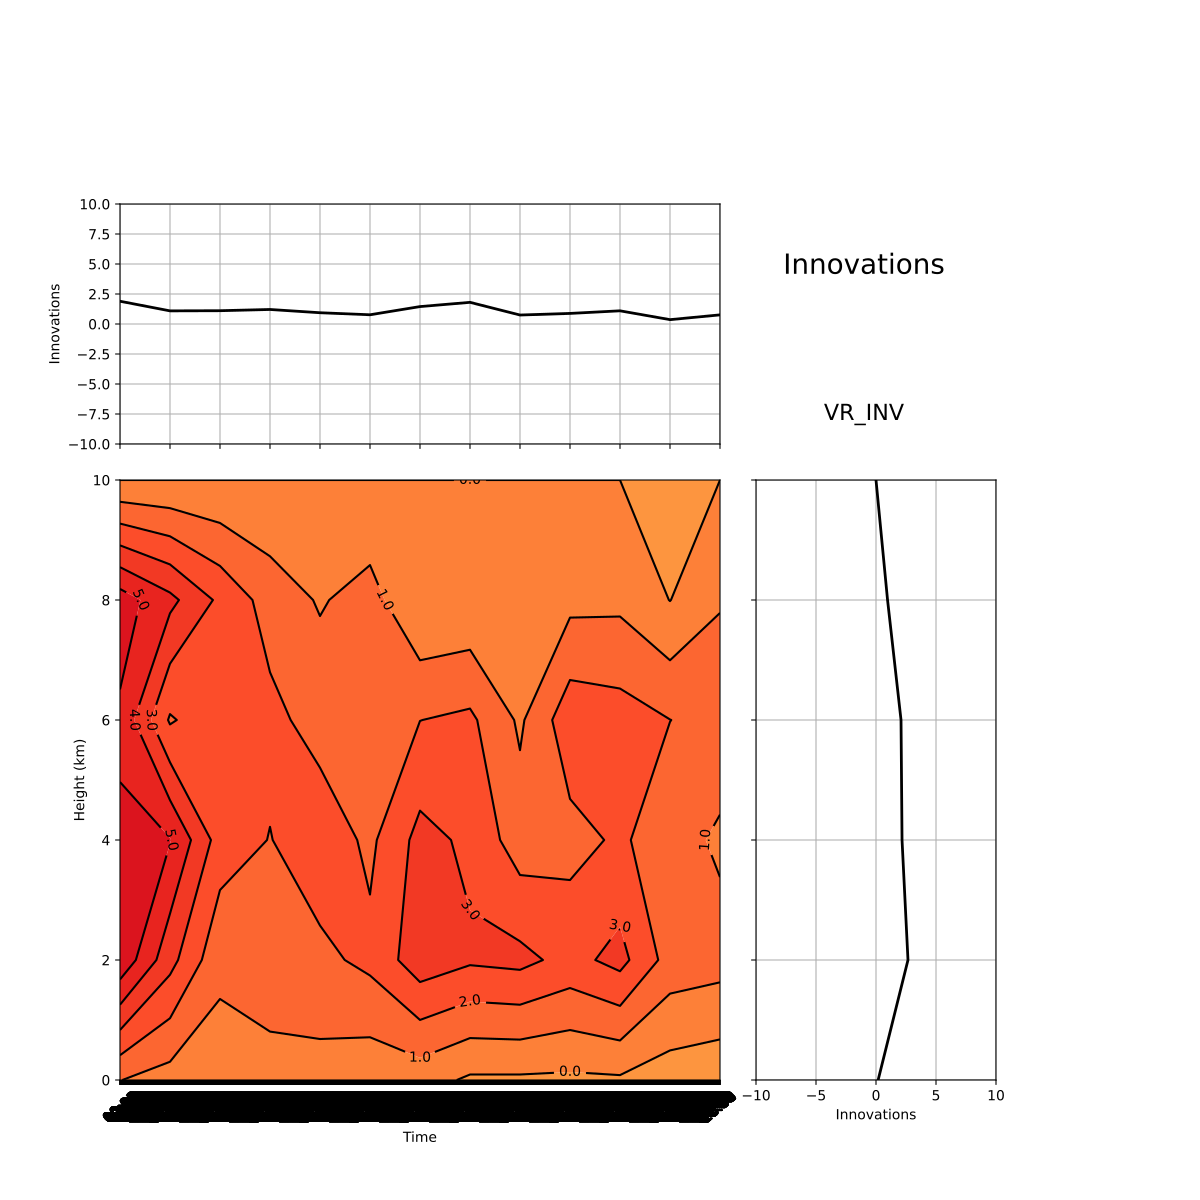

The Python source for this figure:
#!/usr/bin/env python

from optparse import OptionParser
import sys
import os
import numpy as N
import datetime as DT 
import netCDF4 as ncdf
import glob
import pylab as P
from datetime import datetime
import matplotlib.cm as cm
import matplotlib.ticker as ticker
import matplotlib.dates as mdates
from scipy import ndimage

from Plotting.cbook2 import nice_mxmnintvl, nice_clevels

_bin_delta = 1
zbins = 2000. * N.arange(6)
radar_hgt = 373.

_prior_files = "Prior_*"
_plotfilename = "VR_Innovations"

_cmin, _cmax = -10., 10.

variable = "VR"   # valid variables:  VR, REFL

sec_utime = "seconds since 1970-01-01 00:00:00"
auto_clevels = True

# definitions for the plot layout with multiple panels
left, width = 0.1, 0.5
bottom, height = 0.1, 0.5
bottom_h = left_h = left+width+0.03

rectC = [left, bottom, width, height]
rectX = [left, bottom_h, width, 0.2]
rectY = [left_h, bottom, 0.2, height]

kernel = N.array([[1,2,1],
                  [-2,0,-2],
                  [1,-2,1]])

## settings for plots - makes them look nicer
import matplotlib as mpl
import matplotlib.pyplot as plt
plt.rc('xtick', labelsize=14) 
plt.rc('ytick', labelsize=14) 
plt.rc('axes', labelsize=14, titlesize=18) 
mpl.rcParams.update({"axes.grid" : False, "grid.color": "0.6",  'grid.linestyle':':',
                    'grid.linewidth':1, 'axes.labelweight':'bold', 'legend.framealpha':1.0})

def smfnc(x):
    return ndimage.gaussian_filter(x, sigma=0.75)
    
# ------------------------------------------------------------------------------------------
# Search functions  each returns a boolean array of T/F with the same dimensions as field

def getIndexVariable(field, variable):
    return (field == variable)
    
def getIndexGreaterThan(field, value):
    return ( field > value )
    
def getIndexLessThan(field, value):
    return ( field < value )
    
def getIndexGreaterThanOrEqual(field, value):
    return ( field >= value )
    
def getIndexLessThanOrEqual(field, value):
    return ( field <= value )

def getIndexEqual(field, value):
    return ( field == value )

def getIndexNotEqual(field, value):
    return ( field != value )

#####################################################################################################
# Main program

if __name__ == "__main__":

    print("\n<<<<<===========================================================================================>>>>>>")
    print("\n\n    INNOVATION PLOTS       \n\n ")

    usage = "usage: %prog [options] arg"
    parser = OptionParser(usage)

    parser.add_option("-d",  "--dir",    dest="dir",  type="string", help="Name of directory where Prior files are")
    parser.add_option("-t",  "--title",  dest="title", type="string", help="Name of plot and used as the name of the outputfile")
    parser.add_option(       "--noshow",  dest="noshow", default=False, action="store_true", help="Turn off screen plotting")

    (options, args) = parser.parse_args()

    if options.dir:
      dirname = os.path.join(options.dir,_prior_files)
    else:
      print("\n  ====>  No directory supplied, using %s as prefix \n" % _prior_files)
      dirname = os.path.join("./",_prior_files)

    if options.title:
      plotfilename = options.title
    else:
      plotfilename = _plotfilename

    file_list = glob.glob(dirname)
    file_list = sorted(file_list,key=os.path.getmtime)
    print(file_list)

    print("\nFirst file:  %s" % file_list[0])
    print("Last file:   %s\n" % file_list[-1])

    bin_delta = _bin_delta

    nbins = len(file_list) // bin_delta
    CR_TZ = N.zeros((zbins.size,nbins))
    CR_T  = N.zeros((nbins))
    CR_Z  = N.zeros((zbins.size))
    IN_TZ = N.zeros((zbins.size,nbins))
    IN_T  = N.zeros((nbins))
    IN_Z  = N.zeros((zbins.size))
    m = -1
    
    fig = P.figure(figsize=(12,12))
    fig.text(0.72, 0.72, "\n\nInnovations", size=20, va="baseline", ha="center", multialignment="center", weight='bold')
    fig.text(0.72, 0.65, plotfilename, size=16, va="baseline", ha="center", multialignment="center")

    print("\n 2D INNOVATION CALCULATIONS......\n")
    
    datebins = []

    for n, file in enumerate(file_list):

        f = ncdf.Dataset(file)

        if n % bin_delta == 0:
        
            HxfL     = []
            depL     = []
            errorL   = []
            secsL    = []
            zL       = []
            kindL    = []

        HxfL.append(f.variables["Hxf"][:])
        zL.append(f.variables["z"][:] - radar_hgt)
        depL.append( f.variables["value"][:] - f.variables["Hxfbar"][:] )
        secsL.append(f.variables["secs"][:])
        errorL.append(N.sqrt(f.variables["error"][:]))
        kindL.append(ncdf.chartostring(f.variables["type"][:]))

        if n % bin_delta == bin_delta-1:
            Hxf   = N.concatenate(HxfL, axis=0)
            z     = N.concatenate(zL, axis=0)
            dep   = N.concatenate(depL, axis=0)
            secs  = N.concatenate(secsL, axis=0)
            error = N.concatenate(errorL, axis=0)
            kind  = N.concatenate(kindL, axis=0)
            datebins.append(DT.datetime.utcfromtimestamp(secs.mean()))
            #datebins.append((ncdf.num2date(secs[1],units=sec_utime)).strftime("%Y%m%d%H%M%S"))

            m = m + 1

            index_kind  = getIndexVariable(kind,variable)
       
            for k in N.arange(zbins.size-1):
                index1                = getIndexGreaterThanOrEqual(z, zbins[k])
                index2                = getIndexLessThan(z, zbins[k+1])
                index                 = index_kind & index1 & index2
                if N.sum(index == True) > 2: 
                    d           = dep[index]
                    obs_var     = error[index]
                    Hxftmp      = Hxf[index,:]
                    sdHxf       = Hxftmp.std(ddof=1, axis=1).mean()
                    fcst_msi    = N.mean((d - d.mean())**2)
                    consi_ratio = (obs_var[1]**2 + sdHxf**2) / fcst_msi
                    print("%s  NOBS: %5.5d    %3.3s: %3.1f  ZBIN:  %f  %f  RMSI: %6.3f  M-Innov: %7.3f  Spread: %6.3f  CRatio: %7.4f " \
                    % (file[-22:-3], d.size, "VR", obs_var[1], zbins[k], zbins[k+1], \
                    N.sqrt(fcst_msi), d.mean(), N.sqrt(obs_var[1]**2 + sdHxf**2), consi_ratio))
                    CR_TZ[k,m] = consi_ratio
                    IN_TZ[k,m] = d.mean()
          
        f.close()

# Plotting

    axC = P.axes(rectC)

    zmin, zmax, cint = nice_mxmnintvl(zbins.min()/1000., zbins.max()/1000., outside=True, cint=1.0)
    zmin = 0.0

    if auto_clevels:
        cmin, cmax, cint, clevels = nice_clevels(-10., 10, outside=False, cint = 1.0)
    else:
        clevels = N.arange(spread_limits[0], spread_limits[1], spread_limits[2])

    cs1=axC.contourf(datebins, zbins/1000., IN_TZ, clevels, cmap='YlOrRd')
    cs2=axC.contour(datebins,  zbins/1000., IN_TZ, cs1.levels, colors='k')

    start = datebins[0]
    end   = datebins[-1]
    
    nticks_approx = 8
    minute_interval = 5*round((end-start).seconds/(nticks_approx*60*5)) #find the best interval divisble by 5 based on nticks
    
    axC.set_xlim(start, end)
    axC.set_ylim(zmin,zmax)
    
    maj_loc = mdates.MinuteLocator(interval=minute_interval)
    axC.xaxis.set_major_locator(maj_loc)
    dateFmt = mdates.DateFormatter('%H:%M')
    axC.xaxis.set_major_formatter(dateFmt)
    
    labels = axC.get_xticklabels()
    P.setp(labels, rotation=40, fontsize=12)
    
    axC.clabel(cs2, inline=1, fontsize=10, fmt="%1.1f")
    axC.set_ylabel("Height (km)", weight='bold')
    axC.set_xlabel("Time (UTC)",weight='bold')

#===================================================================================================
# time series Innovations

    print("\n TIME-SERIES INNOVATION CALCULATIONS......\n")

    datebins = []
    m = -1

    for n, file in enumerate(file_list):

        f = ncdf.Dataset(file)

        if n % bin_delta == 0:
        
            HxfL     = []
            depL     = []
            errorL   = []
            secsL    = []
            zL       = []
            kindL    = []

        HxfL.append(f.variables["Hxf"][:])
        zL.append(f.variables["z"][:] - radar_hgt)
        depL.append( f.variables["value"][:] - f.variables["Hxfbar"][:] )
        secsL.append(f.variables["secs"][:])
        errorL.append(N.sqrt(f.variables["error"][:]))
        kindL.append(ncdf.chartostring(f.variables["type"][:]))

        if n % bin_delta == bin_delta-1:
            Hxf   = N.concatenate(HxfL, axis=0)
            z     = N.concatenate(zL, axis=0)
            dep   = N.concatenate(depL, axis=0)
            secs  = N.concatenate(secsL, axis=0)
            error = N.concatenate(errorL, axis=0)
            kind  = N.concatenate(kindL, axis=0)
            #datebins.append((ncdf.num2date(secs[1],units=sec_utime)).strftime("%Y%m%d%H%M%S"))
            datebins.append(DT.datetime.utcfromtimestamp(secs.mean()))

            m = m + 1

            index = getIndexVariable(kind,variable)
       
            if N.sum(index == True) > 2: 
                d           = dep[index]
                obs_var     = error[index]
                Hxftmp      = Hxf[index,:]
                sdHxf       = Hxftmp.std(ddof=1, axis=1).mean()
                fcst_msi    = N.mean((d - d.mean())**2)
                consi_ratio = (obs_var[1]**2 + sdHxf**2) / fcst_msi
                print("%s  NOBS: %5.5d    %3.3s: %3.1f  ZBIN:  %f  %f  RMSI: %6.3f  M-Innov: %7.3f  Spread: %6.3f  CRatio: %7.4f " \
                % (file[-22:-3], d.size, "VR", obs_var[1], 0.0, zbins.max(), \
                N.sqrt(fcst_msi), d.mean(), N.sqrt(obs_var[1]**2 + sdHxf**2), consi_ratio))
                CR_T[m] = consi_ratio
                IN_T[m] = d.mean()
      
        f.close()

# Plotting

    axX = P.axes(rectX)
#   cmin, cmax, cint = nice_mxmnintvl(CR_T.min(), CR_T.max(), outside=True, cint=1.0)  # Use this to get limits of the plot
    start = datebins[0]
    end   = datebins[-1]
    axX.plot(datebins, IN_T, lw=2.0, color='k')
    axX.set_xlim(start, end)
    axX.set_ylim(_cmin, _cmax)
    axX.set_xticklabels([])
    axX.set_ylabel("Innovations")
    axX.grid(True)

    maj_loc = mdates.MinuteLocator(interval=10)

#===================================================================================================
# Height Innovations
    
    print("\n ZBIN-D INNOVATION CALCULATIONS......\n")

    datebins = []
    m = -1
        
    HxfL     = []
    depL     = []
    errorL   = []
    secsL    = []
    zL       = []
    kindL    = []

    for n, file in enumerate(file_list):

        f = ncdf.Dataset(file)

        HxfL.append(f.variables["Hxf"][:])
        zL.append(f.variables["z"][:] - radar_hgt)
        depL.append( f.variables["value"][:] - f.variables["Hxfbar"][:] )
        secsL.append(f.variables["secs"][:])
        errorL.append(N.sqrt(f.variables["error"][:]))
        kindL.append(ncdf.chartostring(f.variables["type"][:]))

        f.close()

    Hxf   = N.concatenate(HxfL, axis=0)
    z     = N.concatenate(zL, axis=0)
    dep   = N.concatenate(depL, axis=0)
    secs  = N.concatenate(secsL, axis=0)
    error = N.concatenate(errorL, axis=0)
    kind  = N.concatenate(kindL, axis=0)

    index_kind  = getIndexVariable(kind,variable)

    for k in N.arange(zbins.size-1):
        index1                = getIndexGreaterThanOrEqual(z, zbins[k])
        index2                = getIndexLessThan(z, zbins[k+1])
        index                 = index_kind & index1 & index2
        if N.sum(index == True) > 2: 
            d           = dep[index]
            obs_var     = error[index]
            Hxftmp      = Hxf[index,:]
            sdHxf       = Hxftmp.std(ddof=1, axis=1).mean()
            fcst_msi    = N.mean((d - d.mean())**2)
            consi_ratio = (obs_var[1]**2 + sdHxf**2) / fcst_msi
            print("%s  NOBS: %5.5d    %3.3s: %3.1f  ZBIN:  %05.0f  %05.5f  RMSI: %6.3f  M-Innov: %7.3f  Spread: %6.3f  CRatio: %7.4f " \
            % (file[-22:-3], d.size, "VR", obs_var[1], zbins[k], zbins[k+1], \
            N.sqrt(fcst_msi), d.mean(), N.sqrt(obs_var[1]**2 + sdHxf**2), consi_ratio))
            CR_Z[k] = consi_ratio
            IN_Z[k] = d.mean()
    
# Plotting
  
    axY = P.axes(rectY)
#   cmin, cmax, cint = nice_mxmnintvl(CR_Z.min(), CR_Z.max(), outside=True, cint=1.0)  # Use this to get limits of the plot
    
    axY.plot(IN_Z, zbins/1000., lw=2.0, color='k')
    axY.set_ylim(0.0,zbins.max()/1000.)
    axY.set_xlim(_cmin,_cmax)
    axY.set_yticklabels([])
    axY.set_xlabel("Innovations")
    axY.grid(True)
    
#===================================================================================================
# SAVE FILE AND SHOW PLOT

    P.savefig(plotfilename+".pdf")
    if not options.noshow:
        P.show()
